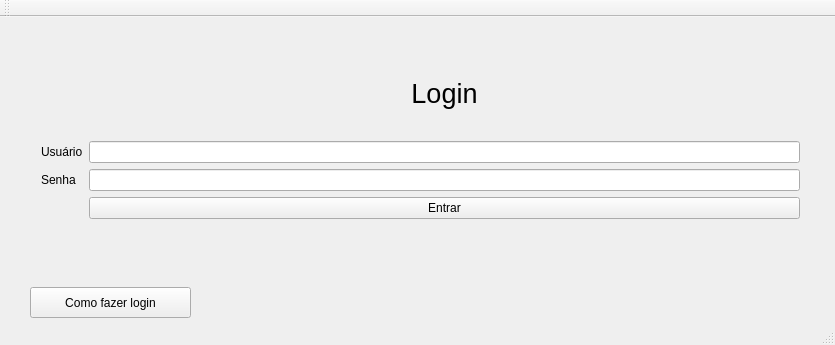
<?xml version="1.0" encoding="UTF-8"?>
<ui version="4.0">
 <class>QtGuiApplication1Class</class>
 <widget class="QMainWindow" name="QtGuiApplication1Class">
  <property name="windowModality">
   <enum>Qt::NonModal</enum>
  </property>
  <property name="geometry">
   <rect>
    <x>0</x>
    <y>0</y>
    <width>835</width>
    <height>345</height>
   </rect>
  </property>
  <property name="windowTitle">
   <string>Control</string>
  </property>
  <widget class="QWidget" name="centralWidget">
   <widget class="QWidget" name="formLayoutWidget">
    <property name="geometry">
     <rect>
      <x>30</x>
      <y>50</y>
      <width>781</width>
      <height>211</height>
     </rect>
    </property>
    <layout class="QFormLayout" name="formLayout">
     <item row="2" column="0">
      <widget class="QLabel" name="label_2">
       <property name="text">
        <string>Usuário</string>
       </property>
      </widget>
     </item>
     <item row="2" column="1">
      <widget class="QLineEdit" name="lineEdit"/>
     </item>
     <item row="3" column="0">
      <widget class="QLabel" name="label_3">
       <property name="text">
        <string>Senha</string>
       </property>
      </widget>
     </item>
     <item row="3" column="1">
      <widget class="QLineEdit" name="lineEdit_2">
       <property name="inputMethodHints">
        <set>Qt::ImhHiddenText|Qt::ImhNoAutoUppercase|Qt::ImhNoPredictiveText|Qt::ImhSensitiveData</set>
       </property>
       <property name="echoMode">
        <enum>QLineEdit::Password</enum>
       </property>
      </widget>
     </item>
     <item row="4" column="1">
      <widget class="QPushButton" name="botaoLogin">
       <property name="text">
        <string>Entrar</string>
       </property>
       <property name="checkable">
        <bool>false</bool>
       </property>
      </widget>
     </item>
     <item row="6" column="1">
      <widget class="QLabel" name="label_4">
       <property name="enabled">
        <bool>true</bool>
       </property>
       <property name="palette">
        <palette>
         <active>
          <colorrole role="WindowText">
           <brush brushstyle="SolidPattern">
            <color alpha="255">
             <red>0</red>
             <green>0</green>
             <blue>0</blue>
            </color>
           </brush>
          </colorrole>
          <colorrole role="Button">
           <brush brushstyle="SolidPattern">
            <color alpha="255">
             <red>255</red>
             <green>0</green>
             <blue>0</blue>
            </color>
           </brush>
          </colorrole>
          <colorrole role="Light">
           <brush brushstyle="SolidPattern">
            <color alpha="255">
             <red>255</red>
             <green>127</green>
             <blue>127</blue>
            </color>
           </brush>
          </colorrole>
          <colorrole role="Midlight">
           <brush brushstyle="SolidPattern">
            <color alpha="255">
             <red>255</red>
             <green>63</green>
             <blue>63</blue>
            </color>
           </brush>
          </colorrole>
          <colorrole role="Dark">
           <brush brushstyle="SolidPattern">
            <color alpha="255">
             <red>127</red>
             <green>0</green>
             <blue>0</blue>
            </color>
           </brush>
          </colorrole>
          <colorrole role="Mid">
           <brush brushstyle="SolidPattern">
            <color alpha="255">
             <red>170</red>
             <green>0</green>
             <blue>0</blue>
            </color>
           </brush>
          </colorrole>
          <colorrole role="Text">
           <brush brushstyle="SolidPattern">
            <color alpha="255">
             <red>0</red>
             <green>0</green>
             <blue>0</blue>
            </color>
           </brush>
          </colorrole>
          <colorrole role="BrightText">
           <brush brushstyle="SolidPattern">
            <color alpha="255">
             <red>255</red>
             <green>255</green>
             <blue>255</blue>
            </color>
           </brush>
          </colorrole>
          <colorrole role="ButtonText">
           <brush brushstyle="SolidPattern">
            <color alpha="255">
             <red>0</red>
             <green>0</green>
             <blue>0</blue>
            </color>
           </brush>
          </colorrole>
          <colorrole role="Base">
           <brush brushstyle="SolidPattern">
            <color alpha="255">
             <red>255</red>
             <green>255</green>
             <blue>255</blue>
            </color>
           </brush>
          </colorrole>
          <colorrole role="Window">
           <brush brushstyle="SolidPattern">
            <color alpha="255">
             <red>255</red>
             <green>0</green>
             <blue>0</blue>
            </color>
           </brush>
          </colorrole>
          <colorrole role="Shadow">
           <brush brushstyle="SolidPattern">
            <color alpha="255">
             <red>0</red>
             <green>0</green>
             <blue>0</blue>
            </color>
           </brush>
          </colorrole>
          <colorrole role="AlternateBase">
           <brush brushstyle="SolidPattern">
            <color alpha="255">
             <red>255</red>
             <green>127</green>
             <blue>127</blue>
            </color>
           </brush>
          </colorrole>
          <colorrole role="ToolTipBase">
           <brush brushstyle="SolidPattern">
            <color alpha="255">
             <red>255</red>
             <green>255</green>
             <blue>220</blue>
            </color>
           </brush>
          </colorrole>
          <colorrole role="ToolTipText">
           <brush brushstyle="SolidPattern">
            <color alpha="255">
             <red>0</red>
             <green>0</green>
             <blue>0</blue>
            </color>
           </brush>
          </colorrole>
          <colorrole role="PlaceholderText">
           <brush brushstyle="SolidPattern">
            <color alpha="128">
             <red>0</red>
             <green>0</green>
             <blue>0</blue>
            </color>
           </brush>
          </colorrole>
         </active>
         <inactive>
          <colorrole role="WindowText">
           <brush brushstyle="SolidPattern">
            <color alpha="255">
             <red>0</red>
             <green>0</green>
             <blue>0</blue>
            </color>
           </brush>
          </colorrole>
          <colorrole role="Button">
           <brush brushstyle="SolidPattern">
            <color alpha="255">
             <red>255</red>
             <green>0</green>
             <blue>0</blue>
            </color>
           </brush>
          </colorrole>
          <colorrole role="Light">
           <brush brushstyle="SolidPattern">
            <color alpha="255">
             <red>255</red>
             <green>127</green>
             <blue>127</blue>
            </color>
           </brush>
          </colorrole>
          <colorrole role="Midlight">
           <brush brushstyle="SolidPattern">
            <color alpha="255">
             <red>255</red>
             <green>63</green>
             <blue>63</blue>
            </color>
           </brush>
          </colorrole>
          <colorrole role="Dark">
           <brush brushstyle="SolidPattern">
            <color alpha="255">
             <red>127</red>
             <green>0</green>
             <blue>0</blue>
            </color>
           </brush>
          </colorrole>
          <colorrole role="Mid">
           <brush brushstyle="SolidPattern">
            <color alpha="255">
             <red>170</red>
             <green>0</green>
             <blue>0</blue>
            </color>
           </brush>
          </colorrole>
          <colorrole role="Text">
           <brush brushstyle="SolidPattern">
            <color alpha="255">
             <red>0</red>
             <green>0</green>
             <blue>0</blue>
            </color>
           </brush>
          </colorrole>
          <colorrole role="BrightText">
           <brush brushstyle="SolidPattern">
            <color alpha="255">
             <red>255</red>
             <green>255</green>
             <blue>255</blue>
            </color>
           </brush>
          </colorrole>
          <colorrole role="ButtonText">
           <brush brushstyle="SolidPattern">
            <color alpha="255">
             <red>0</red>
             <green>0</green>
             <blue>0</blue>
            </color>
           </brush>
          </colorrole>
          <colorrole role="Base">
           <brush brushstyle="SolidPattern">
            <color alpha="255">
             <red>255</red>
             <green>255</green>
             <blue>255</blue>
            </color>
           </brush>
          </colorrole>
          <colorrole role="Window">
           <brush brushstyle="SolidPattern">
            <color alpha="255">
             <red>255</red>
             <green>0</green>
             <blue>0</blue>
            </color>
           </brush>
          </colorrole>
          <colorrole role="Shadow">
           <brush brushstyle="SolidPattern">
            <color alpha="255">
             <red>0</red>
             <green>0</green>
             <blue>0</blue>
            </color>
           </brush>
          </colorrole>
          <colorrole role="AlternateBase">
           <brush brushstyle="SolidPattern">
            <color alpha="255">
             <red>255</red>
             <green>127</green>
             <blue>127</blue>
            </color>
           </brush>
          </colorrole>
          <colorrole role="ToolTipBase">
           <brush brushstyle="SolidPattern">
            <color alpha="255">
             <red>255</red>
             <green>255</green>
             <blue>220</blue>
            </color>
           </brush>
          </colorrole>
          <colorrole role="ToolTipText">
           <brush brushstyle="SolidPattern">
            <color alpha="255">
             <red>0</red>
             <green>0</green>
             <blue>0</blue>
            </color>
           </brush>
          </colorrole>
          <colorrole role="PlaceholderText">
           <brush brushstyle="SolidPattern">
            <color alpha="128">
             <red>0</red>
             <green>0</green>
             <blue>0</blue>
            </color>
           </brush>
          </colorrole>
         </inactive>
         <disabled>
          <colorrole role="WindowText">
           <brush brushstyle="SolidPattern">
            <color alpha="255">
             <red>127</red>
             <green>0</green>
             <blue>0</blue>
            </color>
           </brush>
          </colorrole>
          <colorrole role="Button">
           <brush brushstyle="SolidPattern">
            <color alpha="255">
             <red>255</red>
             <green>0</green>
             <blue>0</blue>
            </color>
           </brush>
          </colorrole>
          <colorrole role="Light">
           <brush brushstyle="SolidPattern">
            <color alpha="255">
             <red>255</red>
             <green>127</green>
             <blue>127</blue>
            </color>
           </brush>
          </colorrole>
          <colorrole role="Midlight">
           <brush brushstyle="SolidPattern">
            <color alpha="255">
             <red>255</red>
             <green>63</green>
             <blue>63</blue>
            </color>
           </brush>
          </colorrole>
          <colorrole role="Dark">
           <brush brushstyle="SolidPattern">
            <color alpha="255">
             <red>127</red>
             <green>0</green>
             <blue>0</blue>
            </color>
           </brush>
          </colorrole>
          <colorrole role="Mid">
           <brush brushstyle="SolidPattern">
            <color alpha="255">
             <red>170</red>
             <green>0</green>
             <blue>0</blue>
            </color>
           </brush>
          </colorrole>
          <colorrole role="Text">
           <brush brushstyle="SolidPattern">
            <color alpha="255">
             <red>127</red>
             <green>0</green>
             <blue>0</blue>
            </color>
           </brush>
          </colorrole>
          <colorrole role="BrightText">
           <brush brushstyle="SolidPattern">
            <color alpha="255">
             <red>255</red>
             <green>255</green>
             <blue>255</blue>
            </color>
           </brush>
          </colorrole>
          <colorrole role="ButtonText">
           <brush brushstyle="SolidPattern">
            <color alpha="255">
             <red>127</red>
             <green>0</green>
             <blue>0</blue>
            </color>
           </brush>
          </colorrole>
          <colorrole role="Base">
           <brush brushstyle="SolidPattern">
            <color alpha="255">
             <red>255</red>
             <green>0</green>
             <blue>0</blue>
            </color>
           </brush>
          </colorrole>
          <colorrole role="Window">
           <brush brushstyle="SolidPattern">
            <color alpha="255">
             <red>255</red>
             <green>0</green>
             <blue>0</blue>
            </color>
           </brush>
          </colorrole>
          <colorrole role="Shadow">
           <brush brushstyle="SolidPattern">
            <color alpha="255">
             <red>0</red>
             <green>0</green>
             <blue>0</blue>
            </color>
           </brush>
          </colorrole>
          <colorrole role="AlternateBase">
           <brush brushstyle="SolidPattern">
            <color alpha="255">
             <red>255</red>
             <green>0</green>
             <blue>0</blue>
            </color>
           </brush>
          </colorrole>
          <colorrole role="ToolTipBase">
           <brush brushstyle="SolidPattern">
            <color alpha="255">
             <red>255</red>
             <green>255</green>
             <blue>220</blue>
            </color>
           </brush>
          </colorrole>
          <colorrole role="ToolTipText">
           <brush brushstyle="SolidPattern">
            <color alpha="255">
             <red>0</red>
             <green>0</green>
             <blue>0</blue>
            </color>
           </brush>
          </colorrole>
          <colorrole role="PlaceholderText">
           <brush brushstyle="SolidPattern">
            <color alpha="128">
             <red>0</red>
             <green>0</green>
             <blue>0</blue>
            </color>
           </brush>
          </colorrole>
         </disabled>
        </palette>
       </property>
       <property name="text">
        <string/>
       </property>
       <property name="textFormat">
        <enum>Qt::AutoText</enum>
       </property>
       <property name="alignment">
        <set>Qt::AlignCenter</set>
       </property>
      </widget>
     </item>
     <item row="0" column="1">
      <widget class="QLabel" name="label">
       <property name="font">
        <font>
         <family>MS UI Gothic</family>
         <pointsize>20</pointsize>
        </font>
       </property>
       <property name="text">
        <string>Login</string>
       </property>
       <property name="alignment">
        <set>Qt::AlignCenter</set>
       </property>
      </widget>
     </item>
     <item row="1" column="1">
      <spacer name="horizontalSpacer">
       <property name="orientation">
        <enum>Qt::Horizontal</enum>
       </property>
       <property name="sizeHint" stdset="0">
        <size>
         <width>40</width>
         <height>20</height>
        </size>
       </property>
      </spacer>
     </item>
     <item row="5" column="1">
      <spacer name="horizontalSpacer_2">
       <property name="orientation">
        <enum>Qt::Horizontal</enum>
       </property>
       <property name="sizeHint" stdset="0">
        <size>
         <width>40</width>
         <height>20</height>
        </size>
       </property>
      </spacer>
     </item>
    </layout>
   </widget>
   <widget class="QPushButton" name="aboutLogin">
    <property name="geometry">
     <rect>
      <x>30</x>
      <y>270</y>
      <width>161</width>
      <height>31</height>
     </rect>
    </property>
    <property name="text">
     <string>Como fazer login</string>
    </property>
   </widget>
  </widget>
  <widget class="QToolBar" name="mainToolBar">
   <attribute name="toolBarArea">
    <enum>TopToolBarArea</enum>
   </attribute>
   <attribute name="toolBarBreak">
    <bool>false</bool>
   </attribute>
  </widget>
  <widget class="QStatusBar" name="statusBar"/>
 </widget>
 <layoutdefault spacing="6" margin="11"/>
 <resources/>
 <connections/>
</ui>
